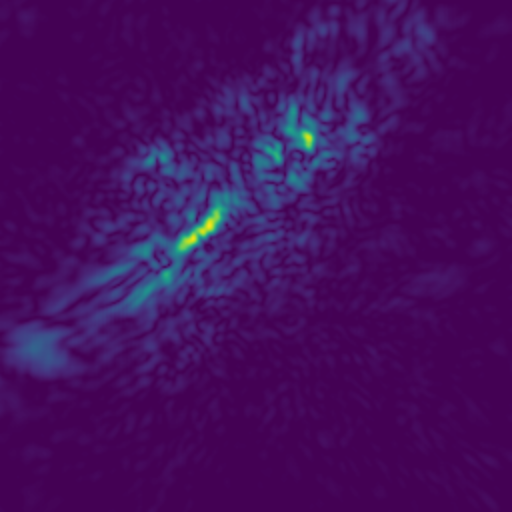
#> input picture assets/showcase_images/arm_raw.png, 1024 x 1024 px (shown at 1/2 size)
$ jupyter execute --allow-errors main_old.ipynb   (shell and % lines are left out)   (older library calls are emulated)
#> lines starting #> are read from the running program, lines starting #| are printed output that depends on the picture; after the words box and inside, x2 and y2 are one past the last pixel; in counts of white or black regions, pixels touching at a corner belong together
### Project Codename: Skeleton - HackaTUM 2022
In this notebook we provide our PoC code for our submission at the HackaTUM 2022 Rhode & Schwarz challenge. Our submission consists of a machine-learning model to detect wrong finger placement (possibility of fractures and injuries). We use real palm/hand images taken with the R&S®QAR50 Quality Automotive Radome Tester [website](https://www.rohde-schwarz.com/de/produkte/messtechnik/radomtester/rs-qar50_63493-1138625.html).

[cell 1]

from matplotlib import pyplot as plt
import cv2
import numpy as np
import os
from skimage import morphology, img_as_bool, img_as_ubyte
from PIL import Image
import torch
import torch.nn as nn

import torch
from torch.utils.data import Dataset, DataLoader
import torch.optim as optim
import torch.nn as nn
import torch.nn.functional as F
from torchvision import models

import pandas as pd

### Real input images from the R&S®QAR50

[cell 2]
arm = cv2.imread('assets/showcase_images/arm_raw.png')
#> arm is the input picture: shape (1024, 1024, 3); mean B, G, R 94.5, 14.1, 68.6
neck = cv2.imread('assets/showcase_images/neck_head_raw.png')
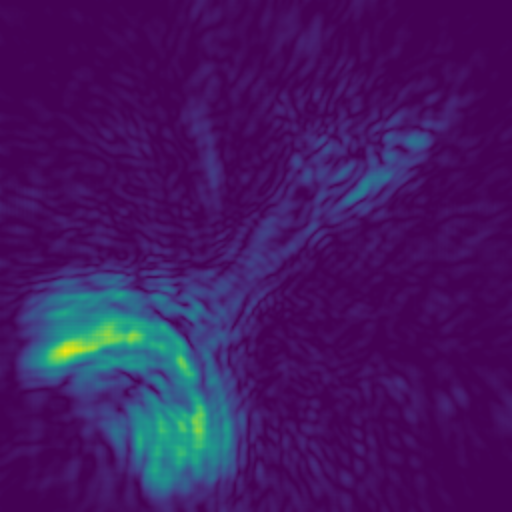
#> input picture assets/showcase_images/neck_head_raw.png, 1024 x 1024 px (shown at 1/2 size)
#> neck is the input picture: shape (1024, 1024, 3); mean B, G, R 99, 24, 67.5
hand1 = cv2.imread('assets/showcase_images/hand_raw1.png')
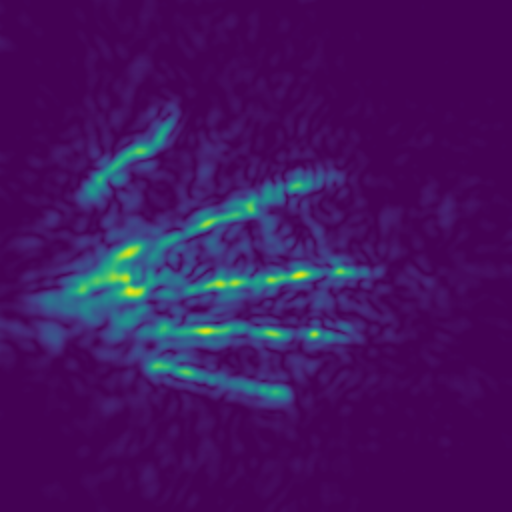
#> input picture assets/showcase_images/hand_raw1.png, 1024 x 1024 px (shown at 1/2 size)
#> hand1 is the input picture: shape (1024, 1024, 3); mean B, G, R 96, 19.8, 67.6
hand2 = cv2.imread('assets/showcase_images/hand_raw2.png')
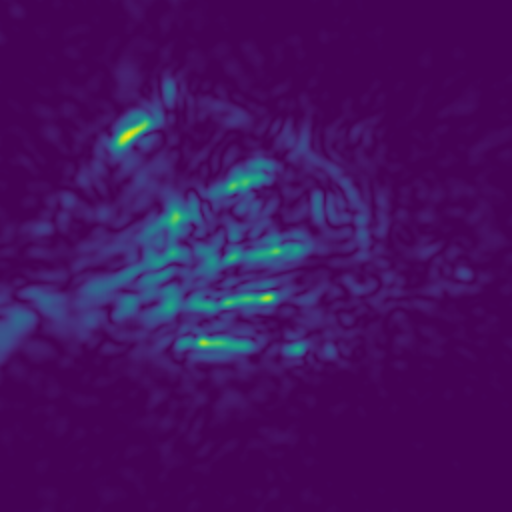
#> input picture assets/showcase_images/hand_raw2.png, 1024 x 1024 px (shown at 1/2 size)
#> hand2 is the input picture: shape (1024, 1024, 3); mean B, G, R 95.6, 16.4, 68.2

plt.subplot(221),plt.imshow(arm),plt.title('Microwave arm Image'), plt.xticks([]), plt.yticks([])
plt.subplot(222),plt.imshow(neck,cmap = 'gray'),plt.title('Microwave neck/head Image'), plt.xticks([]), plt.yticks([])
plt.subplot(223),plt.imshow(hand1),plt.title('Microwave hand1 Image'), plt.xticks([]), plt.yticks([])
plt.subplot(224),plt.imshow(hand2),plt.title('Microwave hand2 Image'), plt.xticks([]), plt.yticks([])

plt.show()
#> figure, not shown here; B, G, R data is drawn as R, G, B

### Preprocessing

[cell 3]
file_path = "./assets/microwave" #input data

for index, element in enumerate(os.listdir(file_path)):
    file = os.path.join(file_path, element)
    image = Image.open(file).convert('LA')
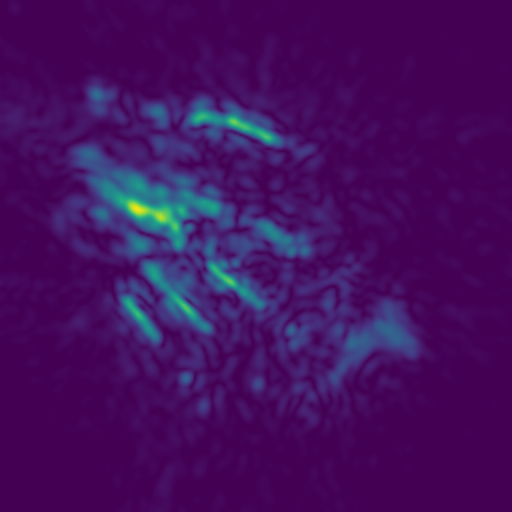
#> input picture assets/microwave/1.png, 1024 x 1024 px (shown at 1/2 size)
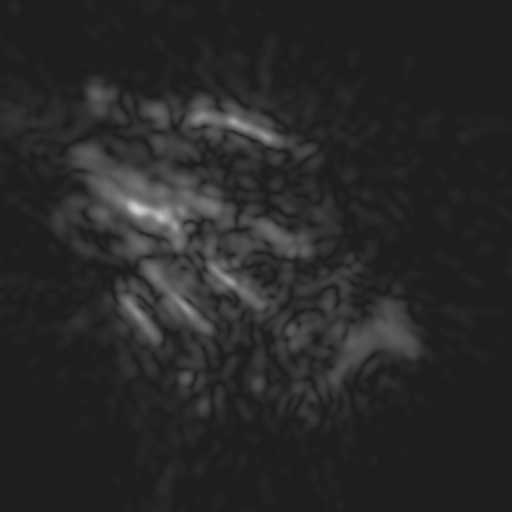
#> image: PIL image 1024x1024 LA (shown at 1/2 size); mean R, G, B, A 40.3, 40.3, 40.3, 255

    arr = np.array(image)

    # tresholding, blurring
    arr_new = arr[:,:,0]
    blur = cv2.bilateralFilter(arr_new,30,75,75)
    arr_new[blur<70]=0
    arr_new[arr_new!=0]=255
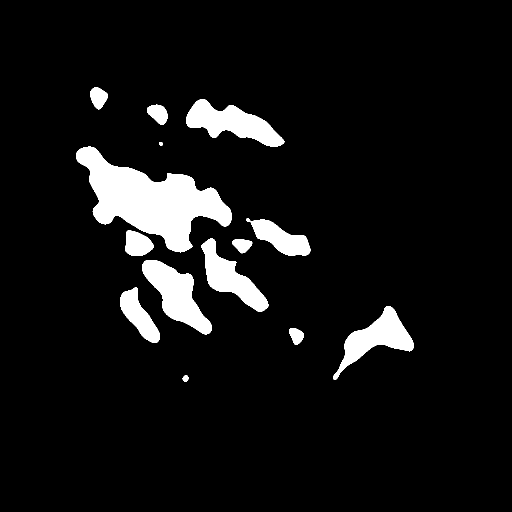
#> arr_new: shape (1024, 1024) (shown at 1/2 size); 7.5% white; 14 white regions, largest, box (x1, y1, x2, y2) and area: (152, 293, 463, 505) 29749, (284, 520, 424, 669) 9337, (372, 198, 569, 293) 8997

    #out = morphology.medial_axis(arr_new)
    #out = img_as_ubyte(out)
    arr_new = cv2.resize(arr_new, (640, 480), interpolation = cv2.INTER_AREA)
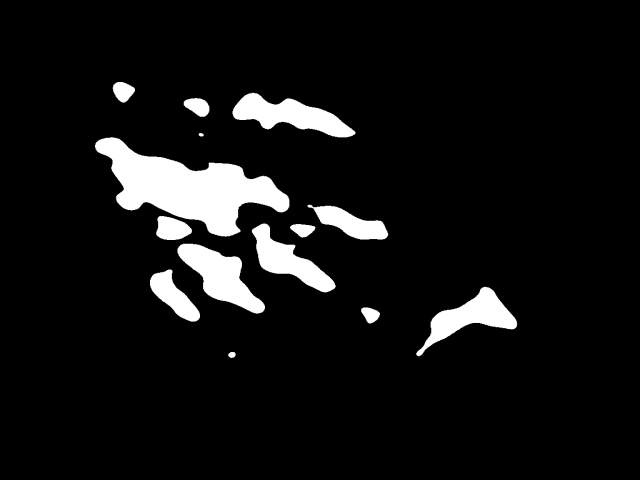
#> arr_new: shape (480, 640); min 0, max 255, mean 19
    #out = cv2.resize(out,(640, 480), interpolation = cv2.INTER_AREA)

    target_path = "./assets/preprocessed_out/"
    image_name = "postprocessed_hand_{}.jpg".format(index)
    #"skeletons" were used in an early implementation to detect finger positions using graph-algorithms
    #skeleton_name = "skeleton_hand_{}.jpg".format(index)

    cv2.imwrite(os.path.join(target_path, image_name), arr_new)
#> pass 2 of the loop `for index, element in enumerate(os.listdir(file_path)):`:
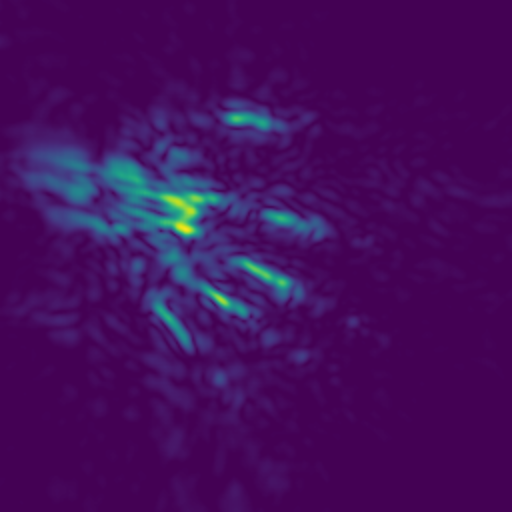
#> input picture assets/microwave/101.png, 1024 x 1024 px (shown at 1/2 size)
#> `arr_new[arr_new!=0]=255`:
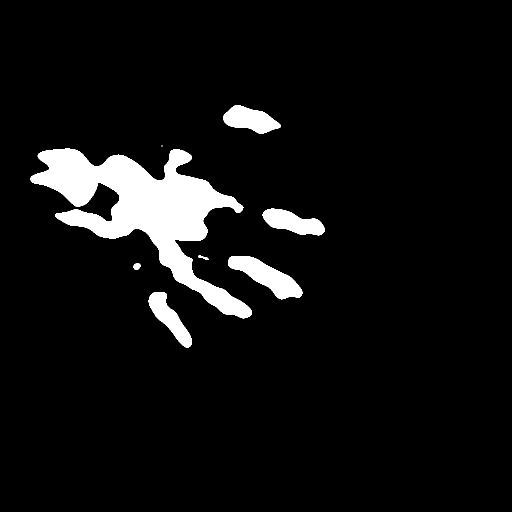
#> arr_new: shape (1024, 1024) (shown at 1/2 size); 6.6% white; 8 white regions (1 under 20 px), largest, box (x1, y1, x2, y2) and area: (61, 297, 504, 637) 51755, (456, 512, 605, 599) 5659, (446, 210, 562, 267) 3986
#> `arr_new = cv2.resize(arr_new, (640, 480), interpolation = cv2.INTER_AR..`:
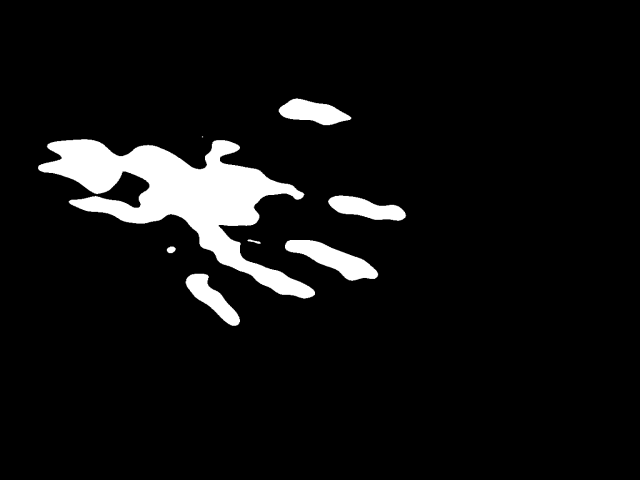
#> arr_new: shape (480, 640); min 0, max 255, mean 16.9
#> pass 3 of the loop `for index, element in enumerate(os.listdir(file_path)):`:
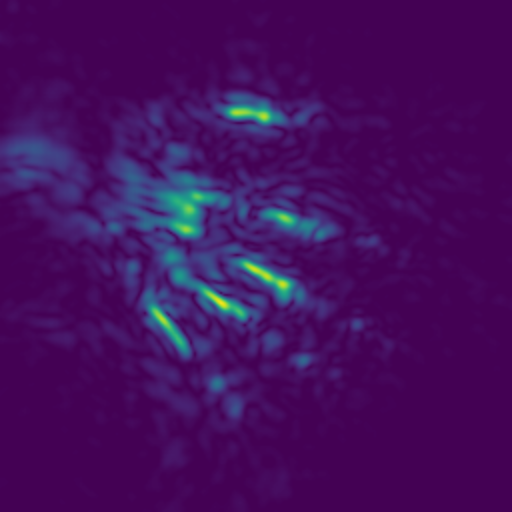
#> input picture assets/microwave/102.png, 1024 x 1024 px (shown at 1/2 size)
#> `arr_new = cv2.resize(arr_new, (640, 480), interpolation = cv2.INTER_AR..`:
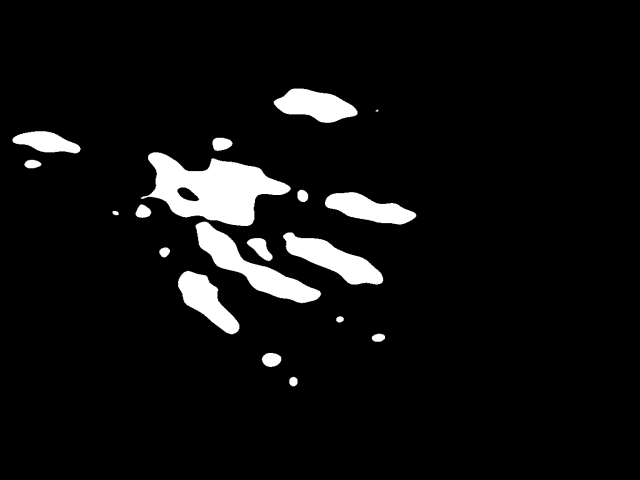
#> arr_new: shape (480, 640); min 0, max 255, mean 15.5
    # [5 lines of commented-out code are left out]

### Dataset creation
We built our own palm dataset with normal and misaligned fingers (simulating possible injuries) derived from the postprocessed hand data (./assets/preprocessed_out/). We then used this dataset for our PoC on fracture/injury classification.

The misaligned images were produced by ourself, either taking microwave-scans with unusal finger placement or, by manipulating the images using Gimp.

* The misaligned dataset is at ./assets/misaligned/
* The dataset classified as non-injured is the one at ./assets/preprocessed_out/

[cell 4]
file_path_misaligned = "./assets/misaligned"
file_path_healthy = "./assets/preprocessed_out"

file_misaligned = os.path.join(file_path_misaligned, 'postprocessed_hand_130.jpg')
file_healthy = os.path.join(file_path_healthy, 'postprocessed_hand_112.jpg')

img_misaligned = Image.open(file_misaligned)
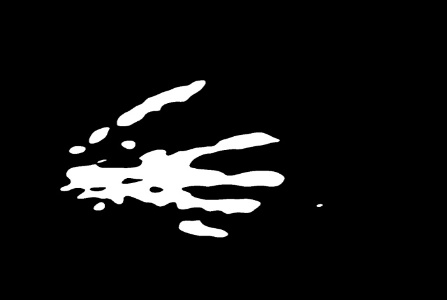
#> input picture assets/bb_images/postprocessed_hand_130.jpg, 447 x 300 px, found by its file name
#> img_misaligned is the input picture: PIL image 447x300 RGB; min 0, max 255, mean 18.7
img_healthy = Image.open(file_healthy)
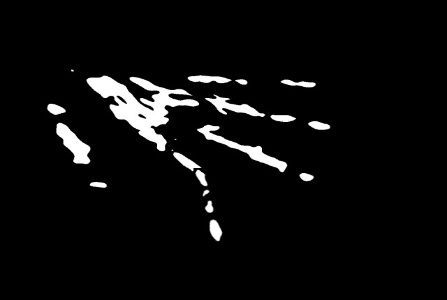
#> input picture assets/bb_images/postprocessed_hand_112.jpg, 447 x 300 px, found by its file name
#> img_healthy is the input picture: PIL image 447x300 RGB; min 0, max 255, mean 12

plt.subplot(221),plt.imshow(img_healthy),plt.title('Healthy Palm'),plt.xticks([]), plt.yticks([])
plt.subplot(222),plt.imshow(img_misaligned),plt.title('Palm with fractured Finger'),plt.xticks([]), plt.yticks([])
plt.show()

### Classification

In the next step, the images which were classified as "misaligned", are processed by a bounding box regression model in order to determine the position of the fracture.

[cell 5]
class DoubleConv(nn.Module):
    """(convolution => [BN] => ReLU) * 2"""

    def __init__(self, in_channels, out_channels, mid_channels=None):
        super().__init__()
        if not mid_channels:
            mid_channels = out_channels

        conv_layer1 = nn.Conv2d(in_channels, mid_channels, kernel_size=3, padding=1, bias=False)

        conv_layer2 = nn.Conv2d(mid_channels, out_channels, kernel_size=3, padding=1, bias=False)


        self.double_conv = nn.Sequential(
            conv_layer1,# bias was false
            nn.BatchNorm2d(mid_channels),
            nn.ReLU(inplace=True),
            conv_layer2,# bias was false
            nn.BatchNorm2d(out_channels),
            nn.ReLU(inplace=True)
        )

    def forward(self, x):
        return self.double_conv(x)

    def normal_init(m, mean, std):
        if isinstance(m, (nn.Linear, nn.Conv2d)):
            m.weight.data.normal_(mean, std)


class Down(nn.Module):
    """Downscaling with maxpool then double conv"""

    # [6 lines left out: function __init__, not called in this run]

    def forward(self, x):
        return self.maxpool_conv(x)

[cell 6]
class UNet(nn.Module):
    def __init__(self, n_channels, n_classes, bilinear=False):
        super(UNet, self).__init__()
        self.n_channels = n_channels
        self.n_classes = n_classes
        self.bilinear = bilinear

        self.inc = DoubleConv(n_channels, 3)
        self.down1 = Down(3, 6)
        self.down2 = Down(6, 12)
        self.lin = torch.nn.Linear(12*120*160, 1)


    # [7 lines left out: function forward, not called in this run]

#> (a cell that did not finish here is left out)

parameter_path = './assets/models/classifier_weights'
print('Path to model exists?')
print(os.path.exists(parameter_path))
model.load_state_dict(torch.load(parameter_path))

[cell 8]
img_array = np.array(img_healthy)
#> (the rest of this cell did not finish here and is left out)

### Fraction Localization

[cell 9]
img_array = np.array(img_misaligned)
#> (the rest of this cell did not finish here and is left out)

[cell 10]
#Reading an image
def read_image(path):
    return cv2.cvtColor(cv2.imread(str(path)), cv2.COLOR_BGR2RGB)

[cell 11]
def create_mask(bb, x):
    """Creates a mask for the bounding box of same shape as image"""
    rows,cols,*_ = x.shape
    Y = np.zeros((rows, cols))
    bb = bb.astype(np.int)
    Y[bb[0]:bb[2], bb[1]:bb[3]] = 1.
    return Y

def mask_to_bb(Y):
    """Convert mask Y to a bounding box, assumes 0 as background nonzero object"""
    cols, rows = np.nonzero(Y)
    if len(cols)==0:
        return np.zeros(4, dtype=np.float32)
    top_row = np.min(rows)
    left_col = np.min(cols)
    bottom_row = np.max(rows)
    right_col = np.max(cols)
    return np.array([left_col, top_row, right_col, bottom_row], dtype=np.float32)

def create_bb_array(x):
    """Generates bounding box array from a train_df row"""
    return np.array([x[5],x[4],x[7],x[6]])

[cell 12]
# [8 lines left out: function resize_image_bb, not called in this run]

[cell 13]
# modified from fast.ai
def crop(im, r, c, target_r, target_c):
    return im[r:r+target_r, c:c+target_c]

# random crop to the original size
# [9 lines left out: function random_crop, not called in this run]

def center_crop(x, r_pix=8):
    r, c,*_ = x.shape
    c_pix = round(r_pix*c/r)
    return crop(x, r_pix, c_pix, r-2*r_pix, c-2*c_pix)

[cell 14]
# [19 lines left out: functions rotate_cv, random_cropXY, not called in this run]

def transformsXY(path, bb, transforms):
    x = cv2.imread(str(path)).astype(np.float32)
    x = cv2.cvtColor(x, cv2.COLOR_BGR2RGB)/255
    Y = create_mask(bb, x)
    if transforms:
        rdeg = (np.random.random()-.50)*20
        x = rotate_cv(x, rdeg)
        Y = rotate_cv(Y, rdeg, y=True)
        if np.random.random() > 0.5:
            x = np.fliplr(x).copy()
            Y = np.fliplr(Y).copy()
        x, Y = random_cropXY(x, Y)
    else:
        x, Y = center_crop(x), center_crop(Y)
    return x, mask_to_bb(Y)

[cell 15]
# [4 lines left out: function create_corner_rect, not called in this run]

def show_corner_bb(im, bb):
    plt.imshow(im)
    plt.gca().add_patch(create_corner_rect(bb))

[cell 16]
def normalize(im):
    """Normalizes images with Imagenet stats."""
    imagenet_stats = np.array([[0.485, 0.456, 0.406], [0.229, 0.224, 0.225]])
    return (im - imagenet_stats[0])/imagenet_stats[1]

[cell 17]
class BB_model(nn.Module):
    # [16 lines left out: functions __init__, forward, not called in this run]

[cell 18]
class RoadDataset(Dataset):
    def __init__(self, paths, bb, y, transforms=False):
        self.transforms = transforms
        self.paths = paths.values
        self.bb = bb.values
        self.y = y.values
    def __len__(self):
        return len(self.paths)

    def __getitem__(self, idx):
        path = self.paths[idx]
        y_class = self.y[idx]
        x, y_bb = transformsXY(path, self.bb[idx], self.transforms)
        x = normalize(x)
        x = np.rollaxis(x, 2)
        return x, y_class, y_bb

#> (a cell that did not finish here is left out)

[cell 20]
# resizing test image
im = read_image('./assets/misaligned/postprocessed_hand_130.jpg')
im = cv2.resize(im, (int(1.49*300), 300))
cv2.imwrite('./assets/bb_images/postprocessed_hand_130.jpg', cv2.cvtColor(im, cv2.COLOR_RGB2BGR))
#> Out = True

[cell 21]
# test Dataset
test_ds = RoadDataset(pd.DataFrame([{'path':'./assets/bb_images/postprocessed_hand_130.jpg'}])['path'],pd.DataFrame([{'bb':np.array([0,0,0,0])}])['bb'],pd.DataFrame([{'y':[0]}])['y'])
x, y_class, y_bb = test_ds[0]
#> in transformsXY, `Y = create_mask(bb, x)`: Y: shape (300, 447) float64; every value is 0
#> in crop (call 2), `return im[r:r+target_r, c:c+target_c]`: returned value: shape (284, 423) float64; every value is 0
#> in mask_to_bb, `cols, rows = np.nonzero(Y)`: cols = empty array
#> in __getitem__, `x, y_bb = transformsXY(path, self.bb[idx], self.transforms)`: y_bb = [0, 0, 0, 0]
#> in normalize, `return (im - imagenet_stats[0])/imagenet_stats[1]`:
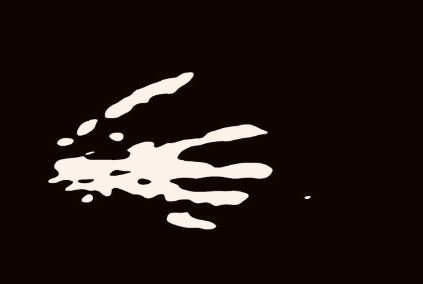
#> returned value: shape (284, 423, 3) float64; mean of channels 0, 1, 2 -1.76, -1.67, -1.44; drawn with min black and max white
#> y_class = [0]; y_bb = [0, 0, 0, 0]
